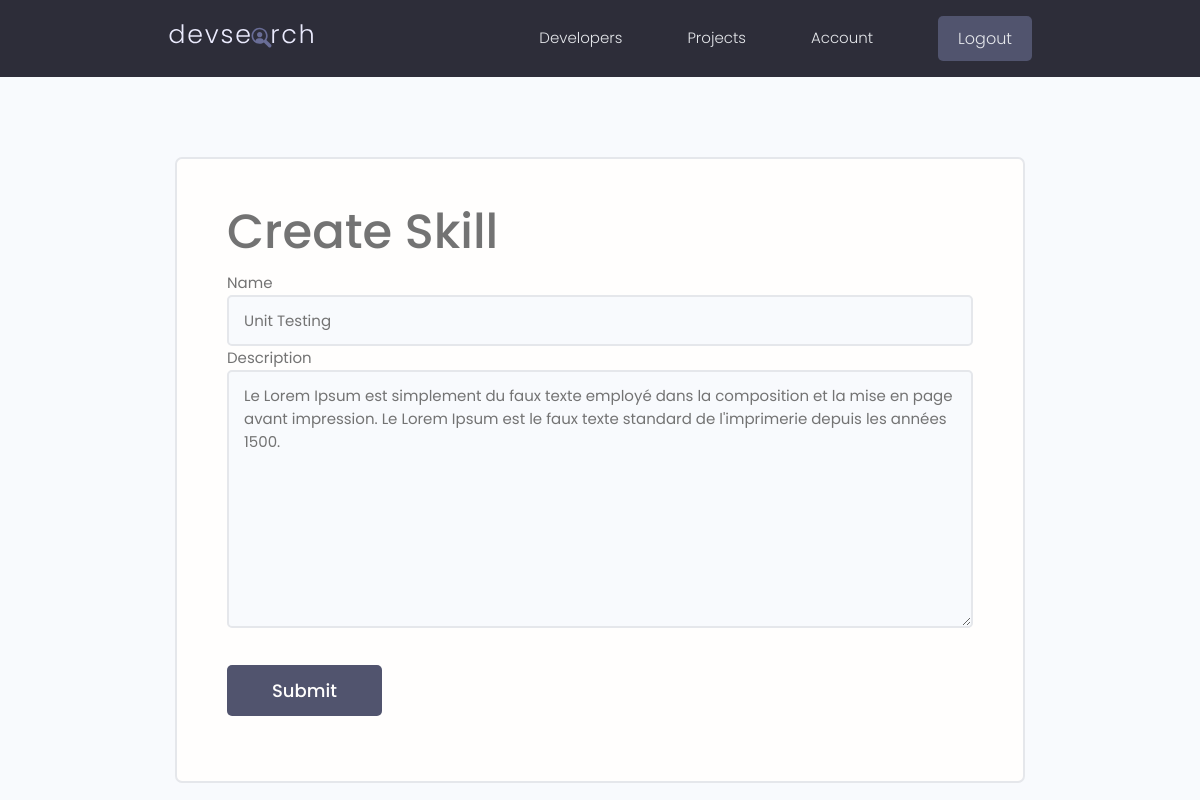
The app's page /update-skill/354631d8-51ed-417f-91e2-ae081e4f4386/ (signed in) with its own data.
### users/models.py (models this page shows, shortened)
class Skill(models.Model):
    owner = models.ForeignKey(
        Profile, on_delete=models.CASCADE, null=True, blank=True)
    name = models.CharField(max_length=200, blank=True, null=True)
    description = models.TextField(null=True, blank=True)
    created = models.DateTimeField(auto_now_add=True)
    id = models.UUIDField(default=uuid.uuid4, unique=True,
                          primary_key=True, editable=False)

### users/views.py (the view)
# urls.py: path('update-skill/<str:pk>/', views.updateSkill, name="update-skill"),
@login_required(login_url='login')
def updateSkill(request,pk):
    profile = request.user.profile
    skill = profile.skill_set.get(id = pk)
    form = SkillForm(instance = skill)
    if request.method == 'POST':
        form = SkillForm(request.POST,instance = skill)
        if form.is_valid():
            form.save()
            messages.success(request,'Skill was updated!')
            return redirect('account')
    context={'form':form}
    return render(request,'users/skill_form.html',context)

### users/forms.py
class SkillForm(ModelForm):
    class Meta:
        model = Skill
        fields = '__all__'
        exclude = ['owner']
    def __init__(self, *args, **kwargs):
        super(SkillForm, self).__init__(*args, **kwargs)
        for name, field in self.fields.items():
            field.widget.attrs.update({'class': 'input'})

### users/templates/users/skill_form.html (shortened to what this page needs)
{% extends 'main.html' %}
{% block content %}
<main class="formPage my-xl">
    <div class="content-box">
        <div class="formWrapper">
            <h1>Create Skill</h1>
            <form method="POST" class="form">
                {% for field in form %}
                <label for="formInput#text">{{field.label}}</label>
                {{field}}
                {% endfor %}
                <input class="btn btn--sub btn--lg  my-md" type="submit" value="Submit" />
            </form>
        </div>
    </div>
</main>
{% endblock content %}

### static/styles/app.css (style rules this page uses)
:root { --color-sub: #2d2d39; }
.btn--sub { background-color: var(--color-sub-light); }
.content-box { width: 95%; max-width: 85rem; margin: 0 auto; }
.formPage .formWrapper { list-style: none; background: var(--color-white); padding: 3.5rem 5rem; border: 2px solid var(--color-light); border-radius: 0.7rem; }

### static/uikit/styles/modules/_variables.css (style rules this page uses)
:root { --color-main: #5aa5b9; --color-main-light: #e6faff; --color-sub: #3f4156; --color-sub-light: #51546e; --color-sub-lighter: #ededfd; --color-text: #737373; --color-gray: #8b8b8b; --color-light: #e5e7eb; --color-light-gray: #767676; --color-bg: #f8fafd; --color-white: #fffefd; --color-white-light: #f3f3f3; --color-success: #359e64; --color-success-bg: #def8e8; --color-error: #fc4b0b; --color-error-bg: #fff2ee; --font-base: 'Poppins', arial, helvetica, 'Segoe UI', roboto, ubuntu, sans-serif; --font-monospace: 'Fira Code', 'Courier New', courier, monospace; --font-regular: 300; --font-medium: 500; --font-bold: 700; --generic-shadow: 1px 1px 5px #00000010; --generic-transition: all 0.3s ease-in-out; }

### static/uikit/styles/modules/_base.css (style rules this page uses)
* { margin: 0; padding: 0; box-sizing: border-box; text-rendering: optimizeLegibility; color: inherit; font-size: inherit; }
html { font-size: 50%; }
@media only screen and (min-width: 480px) { html { font-size: 56.25%; } }
@media only screen and (min-width: 1200px) { html { font-size: 62.5%; } }
body { line-height: 1.6; font-weight: 400; font-size: 1.5rem; color: var(--color-text); background-color: var(--color-bg); min-height: 100vh; }

### static/uikit/styles/modules/_typography.css (style rules this page uses)
* { font-family: var(--font-base); }
h1 { font-size: 4.8rem; font-weight: var(--font-medium); }

### static/uikit/styles/modules/_utilities.css (style rules this page uses)
.my-md { margin: 3rem auto; }
.my-xl { margin: 8rem auto; }

### static/uikit/styles/modules/_button.css (style rules this page uses)
.btn { display: inline-block; position: relative; cursor: pointer; background-color: var(--color-light); font-weight: var(--font-medium); color: var(--color-sub); text-decoration: none; padding: 1rem 2rem; border-radius: 0.5rem; border: none; width: -webkit-fit-content; width: -moz-fit-content; width: fit-content; height: -webkit-fit-content; height: -moz-fit-content; height: fit-content; font-size: 1.6rem; outline-width: 0; outline-color: transparent; -webkit-backface-visibility: hidden; backface-visibility: hidden; transition: all 0.3s ease-in-out; }
.btn--sub { background-color: var(--color-sub); color: var(--color-white); }
.btn--lg { font-size: 1.8rem; padding: 1.2rem 4.5rem; }

### static/uikit/styles/modules/_form.css (style rules this page uses)
.form { display: block; }
input.input[type='text'], input.input[type='email'], input.input[type='password'], input.input[type='number'], select.input, textarea.input { min-width: 24rem; width: 100%; padding: 1.2rem 1.5rem; border-radius: 0.5rem; border: 2px solid var(--color-light); transition: all 0.3s ease-in-out; background-color: var(--color-bg); }

### records on screen
Skill: form "Unit Testing" "Le Lorem Ipsum est simplement du faux texte employé dans la composition et la mise en page avant impression. Le Lorem Ipsum est le faux texte standard de l'imprimerie depuis les années 1500."

### other values on screen
{{ field.label }} "Name" "Description"
